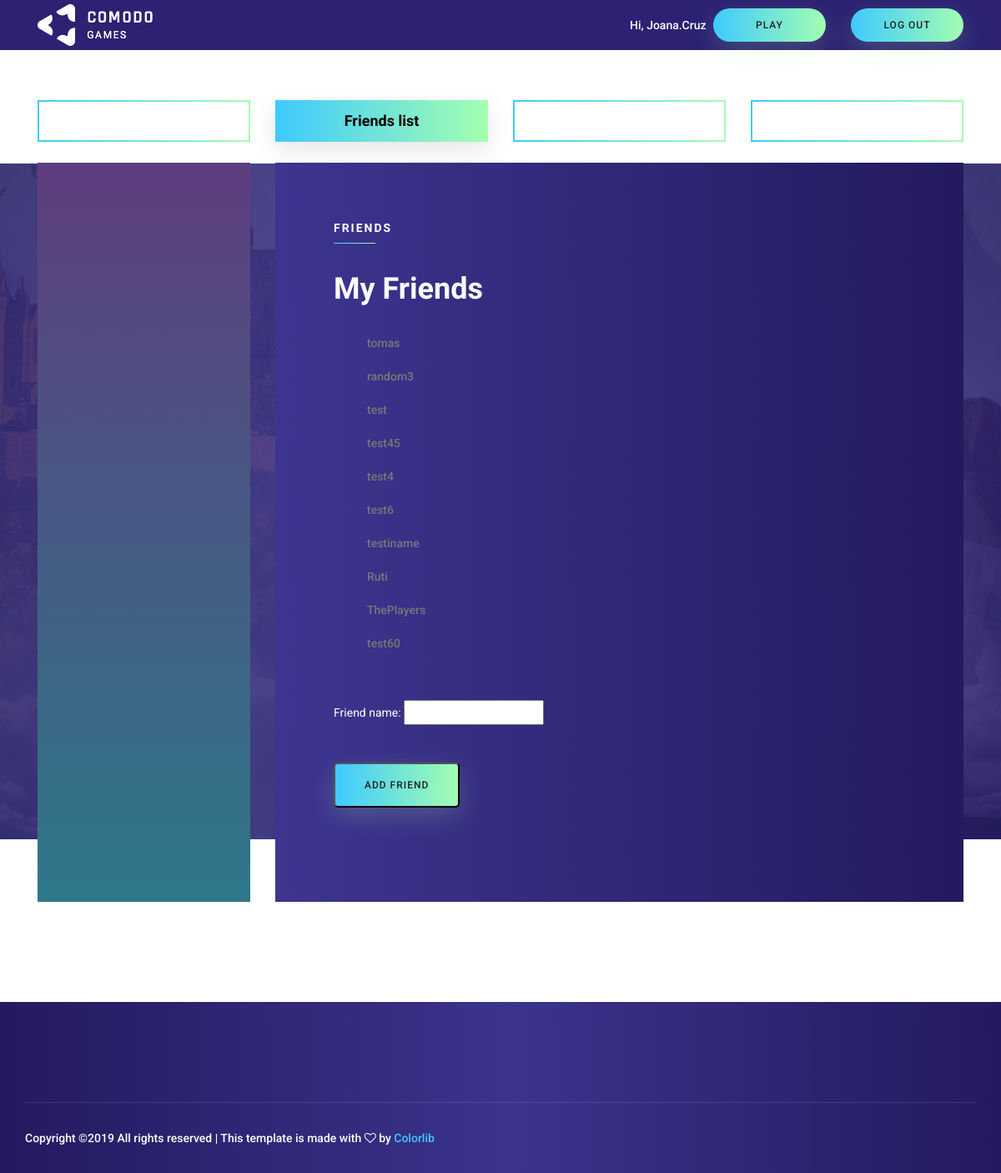
Page /friends-list/ (signed in) on the committed database.
### profile_app/models.py (models this page shows, shortened)
class FriendList(models.Model):
    user1 = models.ForeignKey(User, on_delete=models.CASCADE, related_name = 'user1',default="0")
    user2 = models.ForeignKey(User, on_delete=models.CASCADE, related_name = 'user2',default="0")
    confirmed = models.IntegerField(default=0)

### profile_app/views.py (the view)
# urls.py: path('friends-list/',profile_app.friendsList, name='friendsList'),
@login_required
def friendsList(request):
    username = request.user.username
    user = request.user
    searchResult=""
    friendsConfirmed = FriendList.objects.raw(
       "SELECT * FROM profile_app_friendlist WHERE( user1_id={user1_id} OR user2_id={user1_id} )AND confirmed=1".format(user1_id=user.id)
    )
    friendsUnconfirmed = FriendList.objects.raw(
       "SELECT * FROM profile_app_friendlist WHERE( user1_id={user1_id} OR user2_id={user1_id} )AND confirmed=0".format(user1_id=user.id)
    )
    if request.method == "POST":
        print('method is post')
        search_friend_form = SearchFriend(data = request.POST)
        notFriendYet=True
        if search_friend_form.is_valid():
            friendBeingSearched = search_friend_form.cleaned_data['friend_name']
            print(friendBeingSearched)
            friend = User.objects.raw(
               "SELECT id,username FROM auth_user WHERE username='{friendBeingSearched}'".format(friendBeingSearched=friendBeingSearched)
            )[:]
            print(friend)
            try :
                if user==friend[0]:
                    raise Exception("U can't add you as a friend")
                else:
                    allFriendships = FriendList.objects.raw(
                       "SELECT * FROM profile_app_friendlist WHERE( user1_id={user1_id} OR user2_id={user1_id} )".format(user1_id=user.id)
                    )[:]
                    for frienship in allFriendships:
                        if FriendList(user1=user, user2=friend[0])==friendship:
                          raise Exception("That friendship was already attempted")
                          notFriendYet=False
                if notFriendYet:
                    newfriend = FriendList(user1=user, user2=friend[0])
                    newfriend.save()
                    searchResult="Your Friend Request Was Sent"
            except :
                searchResult="No results! Remeber you can't add yourself nor friends that you already have or that are currently on your confirming list"
        else: #if one or both of the forms dont work
            print(user_form.errors, profile_form.errors)
            error = True
    else:
        search_friend_form = SearchFriend()
        print('method is not post')
    return render(request,'profile_app/friends_list.html',{'username':username, 'friendsConfirmed':friendsConfirmed, 'friendsUnconfirmed':friendsUnconfirmed, 'searchResult':searchResult, 'searchEngine':search_friend_form})

### profile_app/forms.py
class SearchFriend(forms.Form):
    friend_name = forms.CharField()

### templates/profile_app/friends_list.html (shortened to what this page needs)
{% extends "profile_app/base.html" %}
{% load static %}
{% block content %}
<div class="tab-content" id="myTabContent">
  <div class="tab-pane fade active show" id="home" role="tabpanel" aria-labelledby="home-tab">
    <div class="row recent_update_text">
      <div class="col-lg-3">
          <div class="pretty-image" style="background-image: linear-gradient(#5e3d7e, #2e788a);">
          </div>
      </div>
      <div class="col-lg-9">
        <div class="section_content">
          <h6>Friends</h6>
          <h1>My Friends</h1>
          {% if friendsConfirmed %}
             {% for friend in friendsConfirmed %}
                {% if friend.user1.username == username %}
                  <ul>{{friend.user2}}</ul>
                {% else %}
                  <ul>{{friend.user1}}</ul>
                {% endif %}
              {% endfor %}
          {% else %}
              <p>You have no friends</p>
          {% endif %}
          <p></p>
          <form method="post">
            {{searchEngine.as_p}}
            <input class="primary_btn" type="submit" name="" value="Add Friend">
          </form>
          <p>{{searchResult}}</p>
        </div>
      </div>
    </div>
  </div>
</div>
{% endblock %}

### templates/profile_app/base.html (shortened to what this page needs)
<!doctype html>
{% load static %}
<html lang="en">
<head>
	<link rel="stylesheet" href="{% static "profile_app/css/bootstrap.css" %}">
	<link rel="stylesheet" href="{% static "profile_app/vendors/linericon/style.css" %}">
	<link rel="stylesheet" href="{% static "profile_app/css/font-awesome.min.css" %}">
	<link rel="stylesheet" href="{% static "profile_app/vendors/owl-carousel/owl.carousel.min.css" %}">
	<link rel="stylesheet" href="{% static "profile_app/css/magnific-popup.css" %}">
	<link rel="stylesheet" href="{% static "profile_app/vendors/nice-select/css/nice-select.css" %}">
	<link rel="stylesheet" href="{% static "profile_app/vendors/animate-css/animate.css" %}">
	<link rel="stylesheet" href="{% static "profile_app/vendors/flaticon/flaticon.css" %}">
	<link rel="stylesheet" href="{% static "profile_app/css/style.css" %}">
</head>
<body>
	<header class="header_area">
		<div class="main_menu">
			<nav class="navbar navbar-expand-lg navbar-light">
				<div class="container">
					<a class="navbar-brand logo_h" href="index.html"><img src="{% static "profile_app/img/logo.png" %}" alt=""></a>
					<div class="collapse navbar-collapse offset" id="navbarSupportedContent">
						<ul class="nav navbar-nav navbar-right">
							<li class="nav-item" style="width: 100px;color: white;">Hi, {{ username|title }}</li>
						</ul>
						<ul class="nav navbar-nav navbar-right">
							<li class="nav-item"><a href="#" class="primary_btn">Play</a></li>
						</ul>
						<ul class="nav navbar-nav navbar-right" style="margin-left: 30px">
							<li class="nav-item"><a href="{% url 'logout' %}" class="primary_btn">Log out</a></li>
						</ul>
					</div>
				</div>
			</nav>
		</div>
	</header>
	<section class="recent_update_area section_gap">
		<div class="container">
			<div class="recent_update_inner">
				<ul class="nav nav-tabs" id="myTab" role="tablist">
					<li class="nav-item">
						<a class="nav-link {% if request.path == '/last-games/' %} active {% endif %}" href="{% url "lastGames" %}">
						</a>
					</li>
					<li class="nav-item">
						<a class="nav-link {% if request.path == '/friends-list/' %} active {% endif %}" href="{% url "friendsList" %}">
							Friends list
						</a>
					</li>
					<li class="nav-item">
						<a class="nav-link {% if request.path == '/profile/' %} active {% endif %}" href="{% url "profile" %}">
						</a>
					</li>
          <li class="nav-item">
            <a class="nav-link {% if request.path == '/simulator/' %} active {% endif %}" href="{% url "simulator" %}" >
            </a>
          </li>
				</ul>
        {% block content %}{% endblock %}
			</div>
		</div>
	</section>
	<footer class="footer_area section_gap_top">
		<div class="container">
			<div class="row single-footer-widget">
				<div class="col-lg-6 col-md-6 col-sm-12">
					<div class="copy_right_text">
						<p>
Copyright &copy;<script>document.write(new Date().getFullYear());</script> All rights reserved | This template is made with <i class="fa fa-heart-o" aria-hidden="true"></i> by <a href="https://colorlib.com" target="_blank">Colorlib</a>
</p>
					</div>
				</div>
			</div>
		</div>
	</footer>
</body>
</html>

### rows in the picture
FriendList: user2 "tomas"
FriendList: user2 "random3"
FriendList: user2 "test"
FriendList: user2 "test45"
FriendList: user2 "test4"
FriendList: user2 "test6"
FriendList: user1 "testiname"
FriendList: user1 "Ruti"
FriendList: user1 "ThePlayers"
FriendList: user1 "test60"

### other values in the picture
{{ username|title }} "Joana.Cruz"
